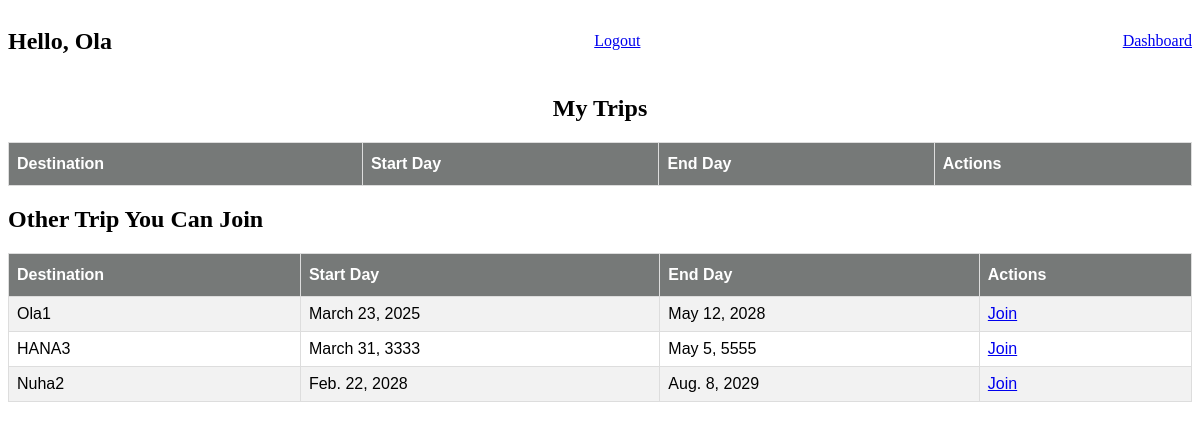
The app's page /trip/myTrips (signed in) with its own data.
### exam/models.py (models this page shows)
class Users(models.Model):
    first_name = models.CharField(max_length=45)
    last_name = models.CharField(max_length=45)
    email = models.CharField(max_length=45)
    password = models.CharField(max_length=255)
    created_at = models.DateTimeField(auto_now_add=True)
    updated_date = models.DateTimeField(auto_now=True)
    objects = UsersManager()

class Dashboard(models.Model):
    traveler = models.ManyToManyField(Users,related_name='traveler')
    destination = models.TextField()
    organizer = models.ForeignKey(Users,related_name='organizer',on_delete=models.CASCADE)
    startDay = models.DateField()
    endDay = models.DateField()
    itinerary = models.TextField()
    created_at = models.DateTimeField(auto_now_add=True)
    updated_date = models.DateTimeField(auto_now=True)
    objects = DashManager()

### exam/views.py (the view)
# urls.py: path('trip/myTrips', views.myTrips,name='myTrips'),
def myTrips(request):
    user = Users.objects.get(id= request.session['userid'])
    dash = Dashboard.objects.all
    return render(request,'myTrip.html',{'trips':dash,'user':user})

### exam/templates/myTrip.html (shortened to what this page needs)
<!DOCTYPE html>
<html lang="en">
<head>
    {% load static %}
    <link rel="stylesheet" href="{% static 'dashboard.css' %}">
</head>
<body>
    <div class="header">
        <h2>Hello, {{user.first_name}}</h2>
        <a href="{%url 'loginPage'%}">Logout</a>
        <a href="{%url 'dashboard'%}">Dashboard</a>
    </div>
    <h2 class="myyTrip">My Trips</h2>
    <table id="customers">
        <tr>
            <th>Destination</th>
            <th>Start Day</th>
            <th>End Day</th>
            <th>Actions</th>
        </tr>
    </table>
    <h2>Other Trip You Can Join</h2>
    <table id="customers">
        <tr>
            <th>Destination</th>
            <th>Start Day</th>
            <th>End Day</th>
            <th>Actions</th>
        </tr>
        {%for trip in trips%}
        {%if user not in trip.traveler.all%}
            <tr>
                <td>{{trip.destination}}</td>
                <td>{{trip.startDay}}</td>
                <td>{{trip.endDay}}</td>
                <td><a href="{%url 'joinTrip' trip.id%}">Join</a></td>
            </tr>
            {%endif%}
        {%endfor%}
    </table>
</body>
</html>

### exam/static/dashboard.css (style rules this page uses)
#customers { font-family: Arial, Helvetica, sans-serif; border-collapse: collapse; width: 100%; margin-bottom: 20px; }
#customers td, #customers th { border: 1px solid #ddd; padding: 8px; }
#customers tr:nth-child(even) { background-color: #f2f2f2; }
#customers th { padding-top: 12px; padding-bottom: 12px; text-align: left; background-color: #767978; color: white; }
.header { display: flex; align-items: center; justify-content: space-between; }
.myyTrip { text-align: center; }

### records on screen
Users: first_name "Ola"
Dashboard: destination "Ola1", startDay "March 23, 2025", endDay "May 12, 2028"
Dashboard: destination "HANA3", startDay "March 31, 3333", endDay "May 5, 5555"
Dashboard: destination "Nuha2", startDay "Feb. 22, 2028", endDay "Aug. 8, 2029"
